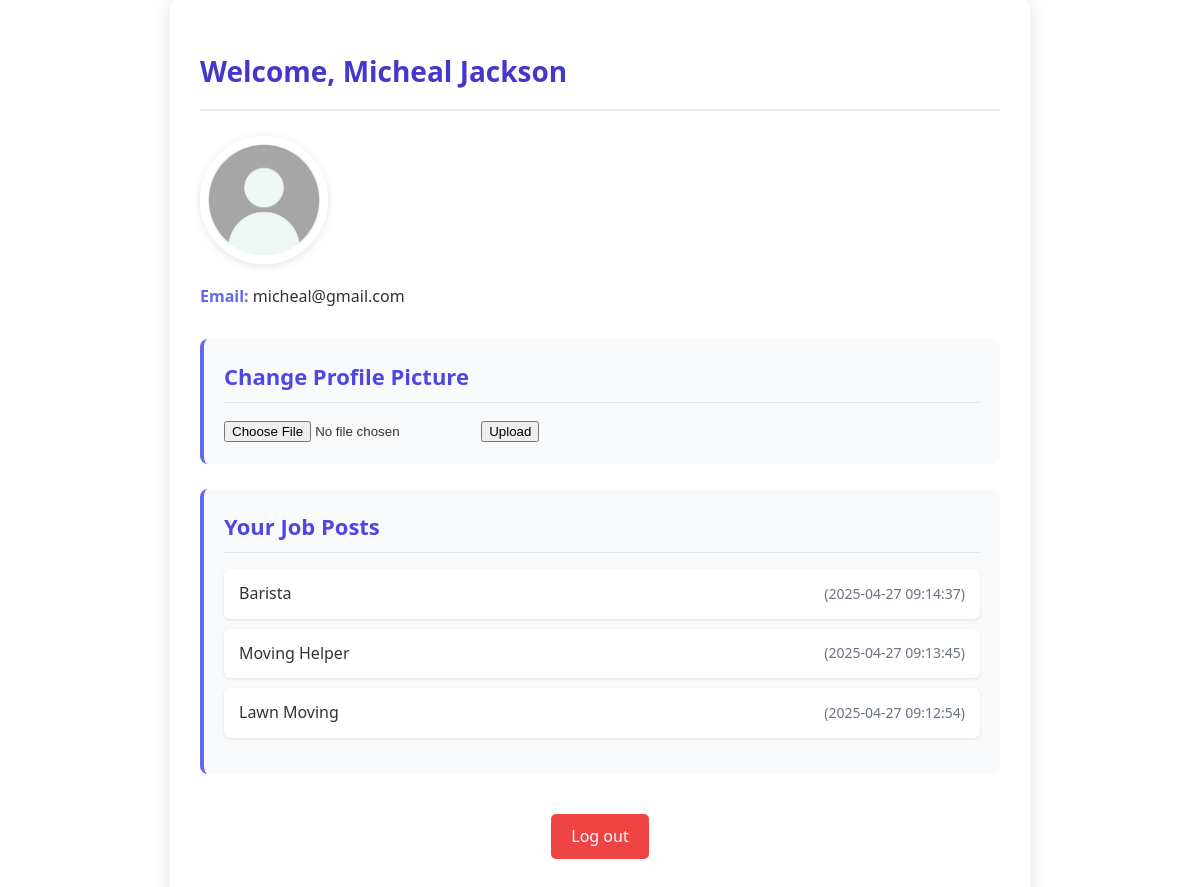
/editProfile.php (signed in), run on the app's committed database.
### tables this page shows
CREATE TABLE `users` (
  `user_id` int(11) NOT NULL,
  `first_name` varchar(50) NOT NULL,
  `last_name` varchar(50) NOT NULL,
  `email` varchar(100) NOT NULL,
  `password_hash` varchar(255) NOT NULL,
  `profile_pic` varchar(255) DEFAULT NULL,
  `role` enum('employer','employee') NOT NULL
);

CREATE TABLE `listings` (
  `listing_id` int(11) NOT NULL,
  `title` varchar(200) NOT NULL,
  `description` text DEFAULT NULL,
  `employee_id` int(11) NOT NULL,
  `employer_id` int(11) NOT NULL,
  `listed_date` datetime NOT NULL DEFAULT current_timestamp(),
  `location` varchar(255) DEFAULT NULL,
  `job_type` enum('full time','part time') NOT NULL,
  `hidden` tinyint(1) NOT NULL DEFAULT 0
);

### editProfile.php (the view, shortened to what this page needs)
<?php
try {
    $pdo = new PDO('mysql:host=localhost;dbname=pathfinder', 'root', '');
    $pdo->setAttribute(PDO::ATTR_ERRMODE, PDO::ERRMODE_EXCEPTION);
    $stmt = $pdo->prepare("SELECT first_name, last_name, email, profile_pic, role FROM users WHERE user_id = ?");
    $stmt->execute([$_SESSION['user_id']]);
    $user = $stmt->fetch(PDO::FETCH_ASSOC);
    $extra = [];
    $listings = [];
    if ($user['role'] === 'employee') {
        $stmt = $pdo->prepare("SELECT employee_id, rating, verified FROM employees WHERE user_id = ?");
        $stmt->execute([$_SESSION['user_id']]);
        $extra = $stmt->fetch(PDO::FETCH_ASSOC);
        $stmt = $pdo->prepare("SELECT title, listed_date FROM listings WHERE employee_id = ? ORDER BY listed_date DESC LIMIT 5");
        $stmt->execute([$extra['employee_id']]);
        $listings = $stmt->fetchAll(PDO::FETCH_ASSOC);
    } else {
        $stmt = $pdo->prepare("SELECT employer_id FROM employers WHERE user_id = ?");
        $stmt->execute([$_SESSION['user_id']]);
        $extra = $stmt->fetch(PDO::FETCH_ASSOC);
        $stmt = $pdo->prepare("SELECT title, listed_date FROM listings WHERE employer_id = ? ORDER BY listed_date DESC LIMIT 5");
        $stmt->execute([$extra['employer_id']]);
        $listings = $stmt->fetchAll(PDO::FETCH_ASSOC);
    }
} catch (Exception $e) {
    die("Error: " . htmlspecialchars($e->getMessage()));
}
?>
<!DOCTYPE html>
<html>
<head>
</head>
<body>
  <h1>Welcome, <?= htmlspecialchars($user['first_name'] . ' ' . $user['last_name']) ?></h1>
  <img
  src="<?= htmlspecialchars($user['profile_pic'] ?: '') ?>"
  alt="User avatar"
  class="profile-pic"
  onerror="this.onerror=null; this.src='uploads/blankavatar.jpg';"
  />
  <p><strong>Email:</strong> <?= htmlspecialchars($user['email']) ?></p>
  <div class="section">
    <h2>Change Profile Picture</h2>
    <form method="post" enctype="multipart/form-data">
      <input type="file" name="profile_pic" accept="image/*" required>
      <button type="submit">Upload</button>
    </form>
  </div>
  <?php if ($user['role'] === 'employee'): ?>
    <div class="section">
      <h2>Employee Details</h2>
      <p><strong>Rating:</strong> <?= htmlspecialchars($extra['rating'] ?? 'N/A') ?></p>
      <p><strong>Verified:</strong>
        <?= $extra['verified'] ? '✅ Yes' : '❌ No' ?>
      </p>
    </div>
    <div class="section">
      <h2>Your Recent Jobs Done</h2>
      <?php if ($listings): ?>
        <ul>
          <?php foreach ($listings as $job): ?>
            <li>
              <?= htmlspecialchars($job['title']) ?>
              <small>(<?= htmlspecialchars($job['listed_date']) ?>)</small>
            </li>
          <?php endforeach; ?>
        </ul>
      <?php else: ?>
        <p>You haven’t completed any jobs yet.</p>
      <?php endif; ?>
    </div>
  <?php else:  ?>
    <div class="section">
      <h2>Your Job Posts</h2>
      <?php if ($listings): ?>
        <ul>
          <?php foreach ($listings as $post): ?>
            <li>
              <?= htmlspecialchars($post['title']) ?>
              <small>(<?= htmlspecialchars($post['listed_date']) ?>)</small>
            </li>
          <?php endforeach; ?>
        </ul>
      <?php else: ?>
        <p>You haven’t posted any jobs yet.</p>
      <?php endif; ?>
    </div>
  <?php endif; ?>
  <div class="section">
    <a href="logout.php">Log out</a>
  </div>
</body>
</html>

### editProfile.php (style rules this page uses)
body { font-family: 'Segoe UI', Tahoma, Geneva, Verdana, sans-serif; background-color: #f5f7fa; color: #333; line-height: 1.6; margin: 0; padding: 20px; }
body { max-width: 800px; margin: 0 auto; background-color: #fff; box-shadow: 0 0 20px rgba(0, 0, 0, 0.1); border-radius: 8px; padding: 30px; }
h1 { color: #4338ca; margin-bottom: 25px; font-size: 28px; border-bottom: 2px solid #e5e7eb; padding-bottom: 15px; }
.profile-pic { width: 120px; height: 120px; border-radius: 50%; object-fit: cover; border: 4px solid #fff; box-shadow: 0 2px 10px rgba(0, 0, 0, 0.1); margin-right: 20px; float: left; margin-bottom: 20px; }
p strong { color: #6366f1; }
p:nth-of-type(1) { clear: both; margin-bottom: 30px; font-size: 16px; }
.section { background-color: #f9fafb; padding: 20px; margin-bottom: 25px; border-radius: 8px; border-left: 4px solid #6366f1; }
h2 { color: #4f46e5; font-size: 22px; margin-top: 0; margin-bottom: 15px; padding-bottom: 8px; border-bottom: 1px solid #e5e7eb; }
ul { list-style-type: none; padding-left: 0; }
li { padding: 12px 15px; background-color: #fff; margin-bottom: 10px; border-radius: 6px; box-shadow: 0 1px 3px rgba(0, 0, 0, 0.1); display: flex; justify-content: space-between; align-items: center; }
li small { color: #6b7280; font-size: 14px; }
.section:last-child { background-color: #fff; border-left: none; padding: 0; margin-top: 40px; text-align: center; }
.section:last-child a { display: inline-block; background-color: #ef4444; color: white; text-decoration: none; padding: 10px 20px; border-radius: 5px; font-weight: 500; transition: background-color 0.3s; }

### data on the page
users: first_name+last_name "Micheal Jackson", email "micheal@gmail.com"
listings: title "Barista", listed_date "2025-04-27 09:14:37"
listings: title "Moving Helper", listed_date "2025-04-27 09:13:45"
listings: title "Lawn Moving", listed_date "2025-04-27 09:12:54"
